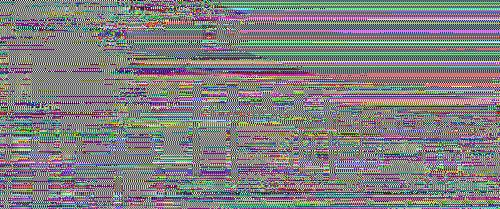
#> input picture fisat3.jpg, 500 x 209 px
$ python test3.py   (Python 2 division)
#> lines starting #> are read from the running program, lines starting #| are printed output that depends on the picture
import skimage as sk
import skimage.io as skio
inputimg = "fisat3.jpg"
outputimg = "fisat4.jpg"
image = skio.imread(inputimg)
#> image is the input picture: shape (209, 500, 3); mean R, G, B 128.9, 126.9, 128.7
out = image
row,col,ch = image.shape
#> row = 209; col = 500; ch = 3
pval = 0
nval = 0
for k in range(3):
    for i in range(row):
        for j in range(col):
            if i == 0 and j == 0:
                out[i,j,k] = image[i,j,k]
            elif j == 0 and i != 0:
                out[i,j,k] = out[i - 1,col - 1,k] + image[i,j,k]
            else:
                out[i,j,k] = out[i,j-1,k] + image[i,j,k]
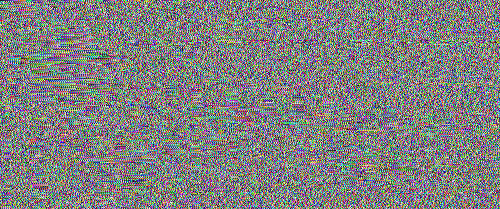
#> out: shape (209, 500, 3); mean R, G, B 127.5, 127.8, 127.7

skio.imsave(outputimg,out)
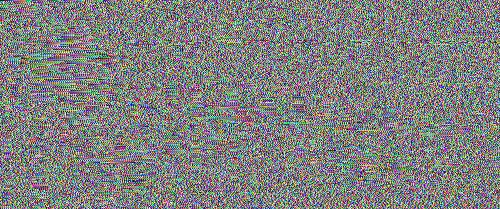
#> saved as fisat4.jpg: shape (209, 500, 3); mean R, G, B 127.5, 127.9, 127.6
print out[0,0],out[0,1],image[0,0],image[0,1]
#| [31 20 34] [30 11 33] [31 20 34] [30 11 33]
